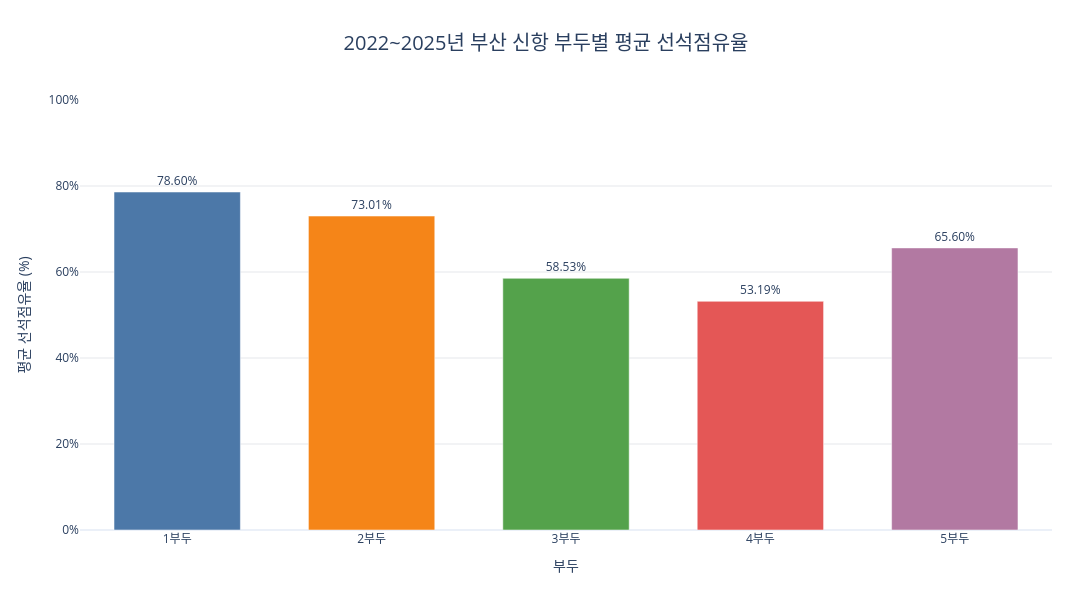

The code cell stored with this chart in its notebook:
### Markdown cell above
### 선석점유율 Plotly 그래프

기존의 부두별·선석별 막대그래프입니다. 작업시간 자체의 그래프는 출력하지 않습니다.

### Code cell
# 부두별 평균 선석점유율: 기존 Plotly 막대그래프를 복원합니다.
# 시간 합계가 아니라 점유율(%)을 y축에 표시합니다.
berth_occupancy_port_fig = go.Figure()

for berth_occupancy_row_index, berth_occupancy_row in berth_occupancy_port_result.iterrows():

    berth_occupancy_number = int(berth_occupancy_row["부두"])
    berth_occupancy_value = berth_occupancy_row["평균선석점유율_퍼센트"]

    berth_occupancy_port_fig.add_trace(
        go.Bar(
            x=[f"{berth_occupancy_number}부두"],
            y=[berth_occupancy_value],
            name=f"{berth_occupancy_number}부두",
            marker_color=PORT_COLORS[berth_occupancy_number],

            text=(
                f"{berth_occupancy_value:.2f}%"
                if pd.notna(berth_occupancy_value)
                else "자료 없음"
            ),
            textposition="outside",

            customdata=[[
                berth_occupancy_row["총작업시간_시간"],
                berth_occupancy_row["선석수"],
                berth_occupancy_row["기록수"]
            ]],

            hovertemplate=(
                "부두: %{x}<br>"
                "평균 선석점유율: %{y:.2f}%<br>"
                "총 작업시간: %{customdata[0]:,.1f}시간<br>"
                "선석 수: %{customdata[1]:.0f}개<br>"
                "기록 수: %{customdata[2]:,.0f}건"
                "<extra></extra>"
            )
        )
    )

# 축과 표시 범위를 설정합니다.

berth_occupancy_port_maximum = berth_occupancy_port_result["평균선석점유율_퍼센트"].max()

berth_occupancy_port_upper = (
    max(100, berth_occupancy_port_maximum * 1.15)
    if pd.notna(berth_occupancy_port_maximum)
    else 100
)

berth_occupancy_port_fig.update_layout(

    title=dict(
        text=f"{START_YEAR}~{END_YEAR}년 부산 신항 부두별 평균 선석점유율",
        x=0.5,
        xanchor="center",
        font=dict(size=20)
    ),

    xaxis=dict(
        title="부두",
        categoryorder="array",
        categoryarray=[
            "1부두",
            "2부두",
            "3부두",
            "4부두",
            "5부두"
        ],
        showgrid=False
    ),

    yaxis=dict(
        title="평균 선석점유율 (%)",
        range=[0, berth_occupancy_port_upper],
        ticksuffix="%",
        showgrid=True,
        gridcolor="#E5E7EB"
    ),

    barmode="group",
    template="plotly_white",

    width=1100,
    height=600,

    bargap=0.35,
    showlegend=False,

    margin=dict(
        t=100,
        b=70,
        l=80,
        r=40
    )
)

# 노트북 안에 그래프를 출력합니다.

berth_occupancy_port_fig.show()

### Figure 1 — Plotly figure (JSON) as saved in the notebook; plotly's stock layout.template omitted (floating-point values rounded to 4 significant figures)
{"data": [{"customdata": [[82680.0, 3, 2928]], "hovertemplate": "부두: %{x}<br>평균 선석점유율: %{y:.2f}%<br>총 작업시간: %{customdata[0]:,.1f}시간<br>선석 수: %{customdata[1]:.0f}개<br>기록 수: %{customdata[2]:,.0f}건<extra></extra>", "marker": {"color": "#4C78A8"}, "name": "1부두", "text": "78.60%", "textposition": "outside", "x": ["1부두"], "y": [78.6], "type": "bar"}, {"customdata": [[153600.0, 6, 6726]], "hovertemplate": "부두: %{x}<br>평균 선석점유율: %{y:.2f}%<br>총 작업시간: %{customdata[0]:,.1f}시간<br>선석 수: %{customdata[1]:.0f}개<br>기록 수: %{customdata[2]:,.0f}건<extra></extra>", "marker": {"color": "#F58518"}, "name": "2부두", "text": "73.01%", "textposition": "outside", "x": ["2부두"], "y": [73.01], "type": "bar"}, {"customdata": [[82100.0, 4, 3772]], "hovertemplate": "부두: %{x}<br>평균 선석점유율: %{y:.2f}%<br>총 작업시간: %{customdata[0]:,.1f}시간<br>선석 수: %{customdata[1]:.0f}개<br>기록 수: %{customdata[2]:,.0f}건<extra></extra>", "marker": {"color": "#54A24B"}, "name": "3부두", "text": "58.53%", "textposition": "outside", "x": ["3부두"], "y": [58.53], "type": "bar"}, {"customdata": [[74600.0, 4, 3419]], "hovertemplate": "부두: %{x}<br>평균 선석점유율: %{y:.2f}%<br>총 작업시간: %{customdata[0]:,.1f}시간<br>선석 수: %{customdata[1]:.0f}개<br>기록 수: %{customdata[2]:,.0f}건<extra></extra>", "marker": {"color": "#E45756"}, "name": "4부두", "text": "53.19%", "textposition": "outside", "x": ["4부두"], "y": [53.19], "type": "bar"}, {"customdata": [[92010.0, 4, 3872]], "hovertemplate": "부두: %{x}<br>평균 선석점유율: %{y:.2f}%<br>총 작업시간: %{customdata[0]:,.1f}시간<br>선석 수: %{customdata[1]:.0f}개<br>기록 수: %{customdata[2]:,.0f}건<extra></extra>", "marker": {"color": "#B279A2"}, "name": "5부두", "text": "65.60%", "textposition": "outside", "x": ["5부두"], "y": [65.6], "type": "bar"}], "layout": {"title": {"font": {"size": 20}, "text": "2022~2025년 부산 신항 부두별 평균 선석점유율", "x": 0.5, "xanchor": "center"}, "xaxis": {"title": {"text": "부두"}, "categoryorder": "array", "categoryarray": ["1부두", "2부두", "3부두", "4부두", "5부두"], "showgrid": false}, "yaxis": {"title": {"text": "평균 선석점유율 (%)"}, "range": [0, 100], "ticksuffix": "%", "showgrid": true, "gridcolor": "#E5E7EB"}, "margin": {"t": 100, "b": 70, "l": 80, "r": 40}, "barmode": "group", "width": 1100, "height": 600, "bargap": 0.35, "showlegend": false}}
